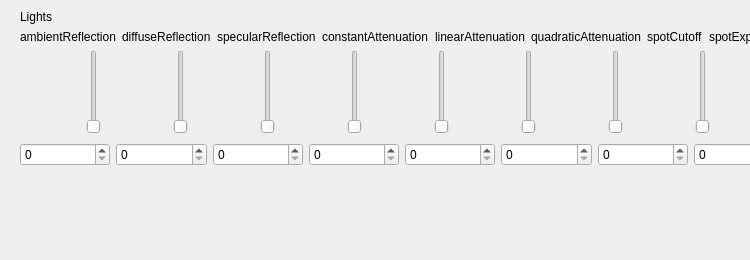
      <widget class="QWidget" name="tab_2">
       <attribute name="title">
        <string>Tab 2</string>
       </attribute>
       <widget class="QWidget" name="gridLayoutWidget">
        <property name="geometry">
         <rect>
          <x>20</x>
          <y>10</y>
          <width>721</width>
          <height>241</height>
         </rect>
        </property>
        <layout class="QGridLayout" name="gridLayout">
         <property name="sizeConstraint">
          <enum>QLayout::SetFixedSize</enum>
         </property>
         <property name="bottomMargin">
          <number>6</number>
         </property>
         <item row="4" column="0">
          <layout class="QHBoxLayout" name="horizontalLayout_8">
           <property name="sizeConstraint">
            <enum>QLayout::SetFixedSize</enum>
           </property>
           <property name="topMargin">
            <number>3</number>
           </property>
           <property name="bottomMargin">
            <number>12</number>
           </property>
           <item>
            <widget class="QSpinBox" name="ambientReflectionSpinBox"/>
           </item>
           <item>
            <widget class="QSpinBox" name="diffuseReflectionSpinBox"/>
           </item>
           <item>
            <widget class="QSpinBox" name="specularReflectionSpinBox"/>
           </item>
           <item>
            <widget class="QSpinBox" name="constantAttenuationSpinBox"/>
           </item>
           <item>
            <widget class="QSpinBox" name="linearAttenuationSpinBox"/>
           </item>
           <item>
            <widget class="QSpinBox" name="quadraticAttenuationSpinBox"/>
           </item>
           <item>
            <widget class="QSpinBox" name="spotCutoffSpinBox"/>
           </item>
           <item>
            <widget class="QSpinBox" name="spotExponentSpinBox"/>
           </item>
          </layout>
         </item>
         <item row="0" column="0">
          <widget class="QLabel" name="Lights">
           <property name="text">
            <string>Lights</string>
           </property>
          </widget>
         </item>
         <item row="3" column="0">
          <layout class="QHBoxLayout" name="horizontalLayout_3">
           <item>
            <widget class="QSlider" name="ambientReflectionSlider">
             <property name="orientation">
              <enum>Qt::Vertical</enum>
             </property>
            </widget>
           </item>
           <item>
            <widget class="QSlider" name="diffuseReflectionSlider">
             <property name="orientation">
              <enum>Qt::Vertical</enum>
             </property>
            </widget>
           </item>
           <item>
            <widget class="QSlider" name="specularReflectionSlider">
             <property name="orientation">
              <enum>Qt::Vertical</enum>
             </property>
            </widget>
           </item>
           <item>
            <widget class="QSlider" name="constantAttenuationSlider">
             <property name="orientation">
              <enum>Qt::Vertical</enum>
             </property>
            </widget>
           </item>
           <item>
            <widget class="QSlider" name="linearAttenuationSlider">
             <property name="orientation">
              <enum>Qt::Vertical</enum>
             </property>
            </widget>
           </item>
           <item>
            <widget class="QSlider" name="quadraticAttenuationSlider">
             <property name="orientation">
              <enum>Qt::Vertical</enum>
             </property>
            </widget>
           </item>
           <item>
            <widget class="QSlider" name="spotCutoffSlider">
             <property name="orientation">
              <enum>Qt::Vertical</enum>
             </property>
            </widget>
           </item>
           <item>
            <widget class="QSlider" name="spotExponentSlider">
             <property name="orientation">
              <enum>Qt::Vertical</enum>
             </property>
            </widget>
           </item>
          </layout>
         </item>
         <item row="1" column="0">
          <layout class="QHBoxLayout" name="horizontalLayout_7">
           <item>
            <widget class="QLabel" name="ambientReflection">
             <property name="text">
              <string>ambientReflection</string>
             </property>
            </widget>
           </item>
           <item>
            <widget class="QLabel" name="diffuseReflection">
             <property name="text">
              <string>diffuseReflection</string>
             </property>
            </widget>
           </item>
           <item>
            <widget class="QLabel" name="specularReflection">
             <property name="text">
              <string>specularReflection</string>
             </property>
            </widget>
           </item>
           <item>
            <widget class="QLabel" name="constantAttenuation">
             <property name="text">
              <string>constantAttenuation</string>
             </property>
            </widget>
           </item>
           <item>
            <widget class="QLabel" name="linearAttenuation">
             <property name="text">
              <string>linearAttenuation</string>
             </property>
            </widget>
           </item>
           <item>
            <widget class="QLabel" name="quadraticAttenuation">
             <property name="text">
              <string>quadraticAttenuation</string>
             </property>
            </widget>
           </item>
           <item>
            <widget class="QLabel" name="spotCutoff">
             <property name="text">
              <string>spotCutoff</string>
             </property>
            </widget>
           </item>
           <item>
            <widget class="QLabel" name="spotExponent">
             <property name="text">
              <string>spotExponent</string>
             </property>
            </widget>
           </item>
          </layout>
         </item>
        </layout>
       </widget>
      </widget>
